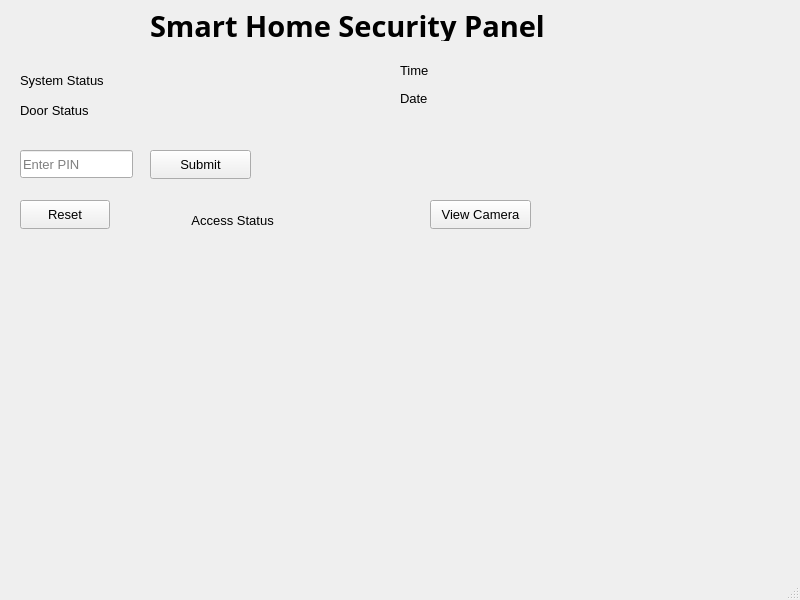
<?xml version="1.0" encoding="UTF-8"?>
<ui version="4.0">
 <class>MainWindow</class>
 <widget class="QMainWindow" name="MainWindow">
  <property name="geometry">
   <rect>
    <x>0</x>
    <y>0</y>
    <width>800</width>
    <height>600</height>
   </rect>
  </property>
  <property name="windowTitle">
   <string>MainWindow</string>
  </property>
  <widget class="QWidget" name="centralwidget">
   <widget class="QLabel" name="label_title">
    <property name="geometry">
     <rect>
      <x>150</x>
      <y>10</y>
      <width>491</width>
      <height>31</height>
     </rect>
    </property>
    <property name="font">
     <font>
      <family>Nirmala Text</family>
      <pointsize>22</pointsize>
      <bold>true</bold>
     </font>
    </property>
    <property name="text">
     <string>Smart Home Security Panel</string>
    </property>
   </widget>
   <widget class="QLabel" name="label_systemStatus_">
    <property name="geometry">
     <rect>
      <x>20</x>
      <y>70</y>
      <width>171</width>
      <height>20</height>
     </rect>
    </property>
    <property name="font">
     <font>
      <pointsize>10</pointsize>
     </font>
    </property>
    <property name="text">
     <string>System Status</string>
    </property>
   </widget>
   <widget class="QPushButton" name="button_camera">
    <property name="geometry">
     <rect>
      <x>430</x>
      <y>200</y>
      <width>101</width>
      <height>29</height>
     </rect>
    </property>
    <property name="font">
     <font>
      <pointsize>10</pointsize>
     </font>
    </property>
    <property name="text">
     <string>View Camera</string>
    </property>
   </widget>
   <widget class="QLabel" name="label_doorStatus">
    <property name="geometry">
     <rect>
      <x>20</x>
      <y>100</y>
      <width>161</width>
      <height>20</height>
     </rect>
    </property>
    <property name="font">
     <font>
      <pointsize>10</pointsize>
     </font>
    </property>
    <property name="text">
     <string>Door Status</string>
    </property>
   </widget>
   <widget class="QPushButton" name="button_submit">
    <property name="geometry">
     <rect>
      <x>150</x>
      <y>150</y>
      <width>101</width>
      <height>29</height>
     </rect>
    </property>
    <property name="font">
     <font>
      <pointsize>10</pointsize>
     </font>
    </property>
    <property name="text">
     <string>Submit</string>
    </property>
   </widget>
   <widget class="QPushButton" name="button_reset">
    <property name="geometry">
     <rect>
      <x>20</x>
      <y>200</y>
      <width>90</width>
      <height>29</height>
     </rect>
    </property>
    <property name="font">
     <font>
      <pointsize>10</pointsize>
     </font>
    </property>
    <property name="text">
     <string>Reset</string>
    </property>
   </widget>
   <widget class="QLabel" name="label_alarm">
    <property name="geometry">
     <rect>
      <x>360</x>
      <y>80</y>
      <width>63</width>
      <height>20</height>
     </rect>
    </property>
    <property name="text">
     <string/>
    </property>
   </widget>
   <widget class="QLabel" name="label_clock">
    <property name="geometry">
     <rect>
      <x>400</x>
      <y>60</y>
      <width>151</width>
      <height>20</height>
     </rect>
    </property>
    <property name="font">
     <font>
      <pointsize>10</pointsize>
      <bold>false</bold>
     </font>
    </property>
    <property name="text">
     <string>Time</string>
    </property>
   </widget>
   <widget class="QLabel" name="label_pinStatus">
    <property name="geometry">
     <rect>
      <x>120</x>
      <y>200</y>
      <width>291</width>
      <height>41</height>
     </rect>
    </property>
    <property name="font">
     <font>
      <pointsize>10</pointsize>
     </font>
    </property>
    <property name="text">
     <string>                    Access Status</string>
    </property>
   </widget>
   <widget class="QLineEdit" name="lineEdit_pin">
    <property name="geometry">
     <rect>
      <x>20</x>
      <y>150</y>
      <width>113</width>
      <height>28</height>
     </rect>
    </property>
    <property name="font">
     <font>
      <pointsize>10</pointsize>
     </font>
    </property>
    <property name="text">
     <string/>
    </property>
    <property name="placeholderText">
     <string>Enter PIN</string>
    </property>
   </widget>
   <widget class="QLabel" name="label_date">
    <property name="geometry">
     <rect>
      <x>400</x>
      <y>90</y>
      <width>151</width>
      <height>16</height>
     </rect>
    </property>
    <property name="font">
     <font>
      <pointsize>10</pointsize>
     </font>
    </property>
    <property name="text">
     <string>Date</string>
    </property>
   </widget>
  </widget>
  <widget class="QMenuBar" name="menubar">
   <property name="geometry">
    <rect>
     <x>0</x>
     <y>0</y>
     <width>800</width>
     <height>25</height>
    </rect>
   </property>
  </widget>
  <widget class="QStatusBar" name="statusbar"/>
 </widget>
 <resources/>
 <connections>
  <connection>
   <sender>button_submit</sender>
   <signal>clicked()</signal>
   <receiver>MainWindow</receiver>
   <slot>on_button_submit_clicked()</slot>
   <hints>
    <hint type="sourcelabel">
     <x>249</x>
     <y>199</y>
    </hint>
    <hint type="destinationlabel">
     <x>356</x>
     <y>168</y>
    </hint>
   </hints>
  </connection>
 </connections>
 <slots>
  <slot>on_button_submit_clicked()</slot>
 </slots>
</ui>
